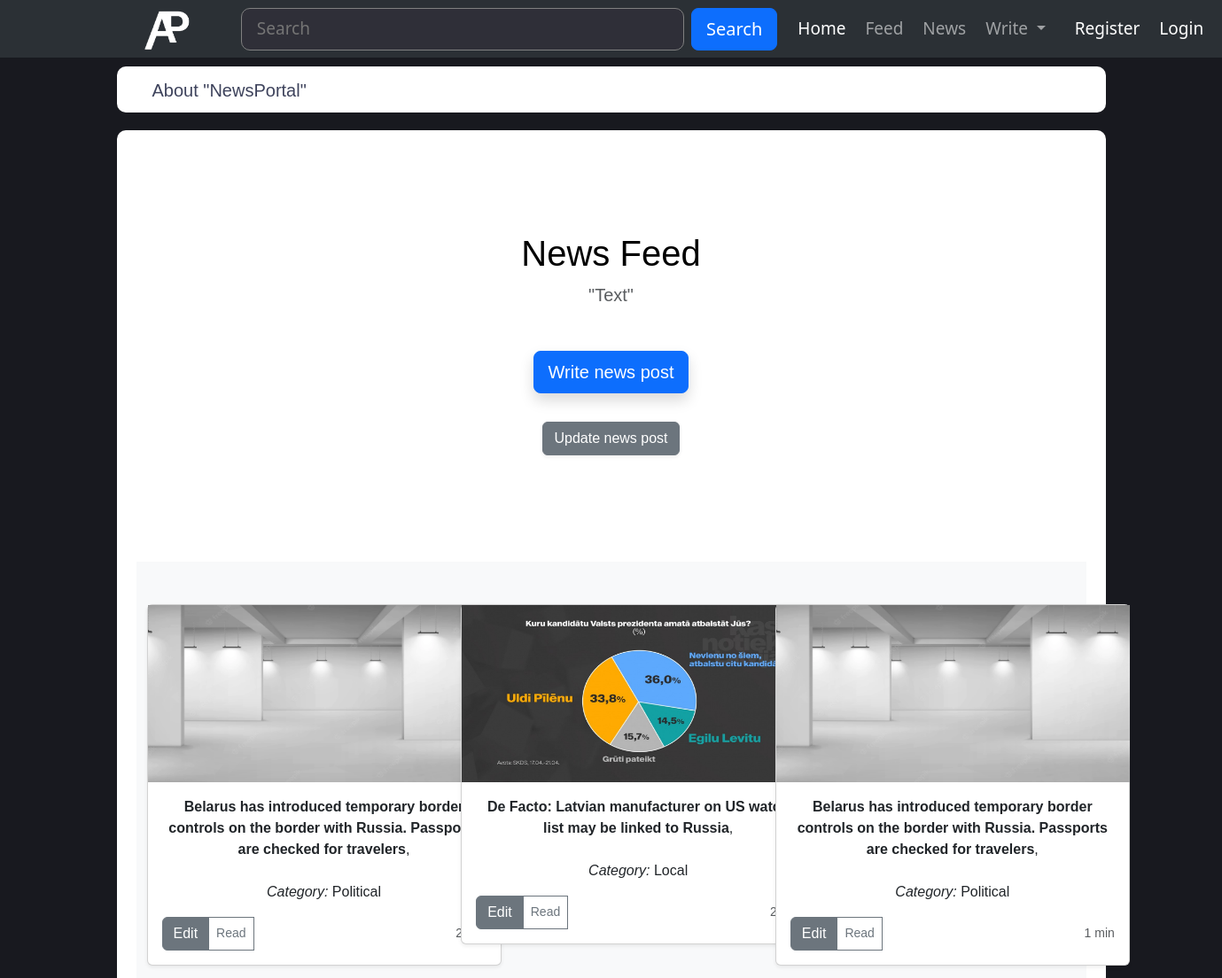
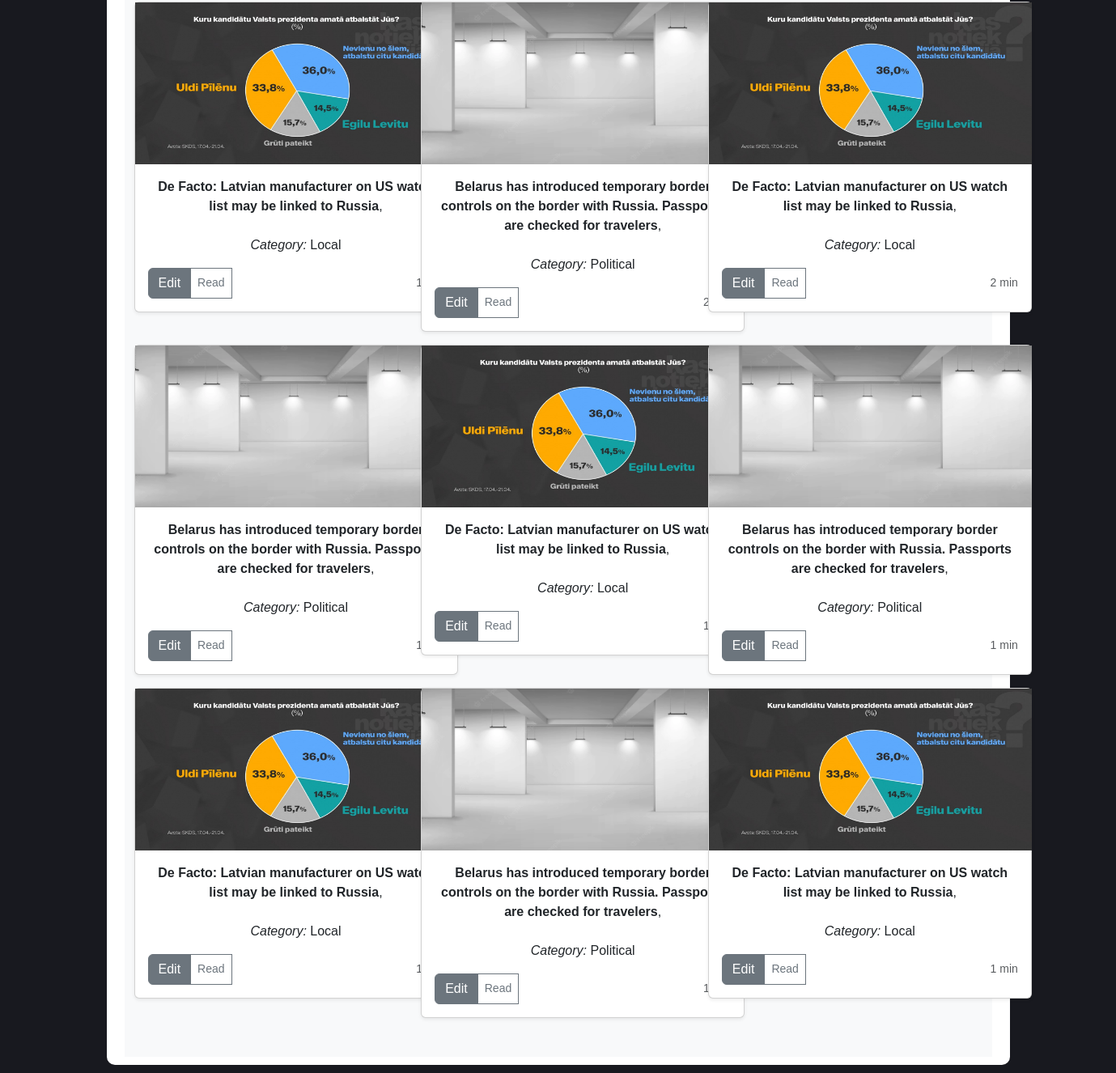
Screenshot of /news_portal_g1/home.php with the database file from the repository (2 pictures, top to bottom).
### tables this page shows
CREATE TABLE `news` (
  `n_id` int(11) NOT NULL,
  `n_title` varchar(255) NOT NULL,
  `n_category` varchar(255) NOT NULL,
  `n_content` varchar(10000) NOT NULL,
  `n_img` varchar(200) NOT NULL
);

### news_portal_g1/func.php (called while the page is built)
<?php
function get_news()
{
    $servername = "localhost";
    $database = "news_portal";
    $username = "root";
    $password = "";
    $conn = mysqli_connect($servername, $username, $password, $database);
    $news = mysqli_query($conn, "SELECT * FROM `news`");
    return mysqli_fetch_all($news, MYSQLI_ASSOC);
}

### news_portal_g1/home.php (the view, shortened to what this page needs)
<?php
include_once "header.php";
require_once 'func.php';
$news= get_news();
?>
  </head>
  <body>
              <div class="container  collum-main color-main">
                <div class="row align-items-start">
                  <div class="col">
                <div class="album-try">
                <h5><a href="about_us.php" class="no-decoration">About "NewsPortal"</a></h5>
                </div>
                    <div class="div1">
                        <div class="container text-center">
                            <div class="row align-items-start">
                              <div class="col">
                              <div class="row row-cols-1 row-cols-sm-2 row-cols-md-3 g-3">
                              <div class="container">
      <button class="navbar-toggler" type="button" data-bs-toggle="collapse" data-bs-target="#navbarHeader" aria-controls="navbarHeader" aria-expanded="false" aria-label="Toggle navigation">
        <span class="navbar-toggler-icon"></span>
      </button>
    </div>
  </div>
<main>
  <section class="py-5 text-center container">
    <div class="row py-lg-5">
      <div class="col-lg-6 col-md-8 mx-auto">
        <h1 class="fw-light">News Feed</h1>
        <p class="lead text-body-secondary">"Text"</p><br>
        <p>
         <button id="myBtn2" class="btn btn-primary my-2 shadow btn-lg">Write news post</button>
          <a href="#" class="btn btn-secondary my-2 shadow-sm">Update news post</a>
     </div>
  </div>
      </div>
    </div>
  <div class="album py-5 bg-body-tertiary">
    <div class="container">
      <div class="row row-cols-1 row-cols-sm-2 row-cols-md-3 g-3">
      <?php if(!empty($news)): ?>
      <?php foreach ($news as $newsItem): ?>
        <div class="col">
          <div class="card shadow-sm"shadow-sm>
          <img src="<?= $newsItem["n_img"]?>" width="399px" height="200px" xmlns="http://www.w3.org/2000/svg" role="img" aria-label="Placeholder: Thumbnail"
          preserveAspectRatio="xMidYMid slice" focusable="false"><title>Placeholder</title><rect width="100%" height="100%" fill="#55595c"/>
            <div class="card-body ">
            <p class="card-text"><b><?= $newsItem["n_title"]?></b>,<br><br> <i>Category:</i> <?=$newsItem["n_category"]?><br></p>
              <div class="d-flex justify-content-between align-items-center">
                <div class="btn-group">
                <a href="?cart=add&id=<?=$newsItem["n_id"]?>"class="btn btn-secondary"   data-id="<?=$newsItem["n_id"]?>">Edit</a>
                  <button type="button" id="myBtn" class="btn btn-sm btn-outline-secondary">Read</button>
                </div>
                <small class="text-body-secondary">2 min</small>
              </div>
            </div>
          </div>
        </div>
        <?php endforeach; ?>
        <?php endif; ?>
        <?php if(!empty($news)): ?>
      <?php foreach ($news as $newsItem): ?>
        <div class="col">
          <div class="card shadow-sm"shadow-sm>
          <img src="<?= $newsItem["n_img"]?>" width="399px" height="200px" xmlns="http://www.w3.org/2000/svg" role="img" aria-label="Placeholder: Thumbnail"
          preserveAspectRatio="xMidYMid slice" focusable="false"><title>Placeholder</title><rect width="100%" height="100%" fill="#55595c"/>
            <div class="card-body ">
            <p class="card-text"><b><?= $newsItem["n_title"]?></b>,<br><br> <i>Category:</i> <?=$newsItem["n_category"]?><br></p>
              <div class="d-flex justify-content-between align-items-center">
                <div class="btn-group">
                <a href="?cart=add&id=<?=$newsItem["n_id"]?>"class="btn btn-secondary"   data-id="<?=$newsItem["n_id"]?>">Edit</a>
                  <button type="button" id="myBtn" class="btn btn-sm btn-outline-secondary">Read</button>
                </div>
                <small class="text-body-secondary">1 min</small>
              </div>
            </div>
          </div>
        </div>
        <?php endforeach; ?>
        <?php endif; ?>
        <?php if(!empty($news)): ?>
      <?php foreach ($news as $newsItem): ?>
        <div class="col">
          <div class="card shadow-sm"shadow-sm>
          <img src="<?= $newsItem["n_img"]?>" width="399px" height="200px" xmlns="http://www.w3.org/2000/svg" role="img" aria-label="Placeholder: Thumbnail"
          preserveAspectRatio="xMidYMid slice" focusable="false"><title>Placeholder</title><rect width="100%" height="100%" fill="#55595c"/>
            <div class="card-body ">
            <p class="card-text"><b><?= $newsItem["n_title"]?></b>,<br><br> <i>Category:</i> <?=$newsItem["n_category"]?><br></p>
              <div class="d-flex justify-content-between align-items-center">
                <div class="btn-group">
                <a href="?cart=add&id=<?=$newsItem["n_id"]?>"class="btn btn-secondary"   data-id="<?=$newsItem["n_id"]?>">Edit</a>
                  <button type="button" id="myBtn" class="btn btn-sm btn-outline-secondary">Read</button>
                </div>
                <small class="text-body-secondary">2 min</small>
              </div>
            </div>
          </div>
        </div>
        <?php endforeach; ?>
        <?php endif; ?>
        <?php if(!empty($news)): ?>
      <?php foreach ($news as $newsItem): ?>
        <div class="col">
          <div class="card shadow-sm"shadow-sm>
          <img src="<?= $newsItem["n_img"]?>" width="399px" height="200px" xmlns="http://www.w3.org/2000/svg" role="img" aria-label="Placeholder: Thumbnail"
          preserveAspectRatio="xMidYMid slice" focusable="false"><title>Placeholder</title><rect width="100%" height="100%" fill="#55595c"/>
            <div class="card-body ">
            <p class="card-text"><b><?= $newsItem["n_title"]?></b>,<br><br> <i>Category:</i> <?=$newsItem["n_category"]?><br></p>
              <div class="d-flex justify-content-between align-items-center">
                <div class="btn-group">
                <a href="?cart=add&id=<?=$newsItem["n_id"]?>"class="btn btn-secondary"   data-id="<?=$newsItem["n_id"]?>">Edit</a>
                  <button type="button" id="myBtn" class="btn btn-sm btn-outline-secondary">Read</button>
                </div>
                <small class="text-body-secondary">1 min</small>
              </div>
            </div>
          </div>
        </div>
        <?php endforeach; ?>
        <?php endif; ?>
        <?php if(!empty($news)): ?>
      <?php foreach ($news as $newsItem): ?>
        <div class="col">
          <div class="card shadow-sm"shadow-sm>
          <img src="<?= $newsItem["n_img"]?>" width="399px" height="200px" xmlns="http://www.w3.org/2000/svg" role="img" aria-label="Placeholder: Thumbnail"
          preserveAspectRatio="xMidYMid slice" focusable="false"><title>Placeholder</title><rect width="100%" height="100%" fill="#55595c"/>
            <div class="card-body ">
            <p class="card-text"><b><?= $newsItem["n_title"]?></b>,<br><br> <i>Category:</i> <?=$newsItem["n_category"]?><br></p>
              <div class="d-flex justify-content-between align-items-center">
                <div class="btn-group">
                <a href="?cart=add&id=<?=$newsItem["n_id"]?>"class="btn btn-secondary"   data-id="<?=$newsItem["n_id"]?>">Edit</a>
                  <button type="button" id="myBtn" class="btn btn-sm btn-outline-secondary">Read</button>
                </div>
                <small class="text-body-secondary">1 min</small>
              </div>
            </div>
          </div>
        </div>
        <?php endforeach; ?>
        <?php endif; ?>
        <?php if(!empty($news)): ?>
      <?php foreach ($news as $newsItem): ?>
        <div class="col">
          <div class="card shadow-sm"shadow-sm>
          <img src="<?= $newsItem["n_img"]?>" width="399px" height="200px" xmlns="http://www.w3.org/2000/svg" role="img" aria-label="Placeholder: Thumbnail"
          preserveAspectRatio="xMidYMid slice" focusable="false"><title>Placeholder</title><rect width="100%" height="100%" fill="#55595c"/>
            <div class="card-body ">
            <p class="card-text"><b><?= $newsItem["n_title"]?></b>,<br><br> <i>Category:</i> <?=$newsItem["n_category"]?><br></p>
              <div class="d-flex justify-content-between align-items-center">
                <div class="btn-group">
                <a href="?cart=add&id=<?=$newsItem["n_id"]?>"class="btn btn-secondary"   data-id="<?=$newsItem["n_id"]?>">Edit</a>
                  <button type="button" id="myBtn" class="btn btn-sm btn-outline-secondary">Read</button>
                </div>
                <small class="text-body-secondary">1 min</small>
              </div>
            </div>
          </div>
        </div>
        <?php endforeach; ?>
        <?php endif; ?>
      </div>
  </body>
</html>

### news_portal_g1/header.php (style rules this page uses)
.collum-main { height: 100%; padding-bottom: 10px; background-color: #2e2c2c; color: #fff; }

### news_portal_g1/home.php (style rules this page uses)
body { background-color: rgb(24, 25, 31); }
.div1 { background-color: #fff; border-radius: 10px; margin-top: 20px; padding: 10px; color:black; font-family:Arial, Helvetica, sans-serif }
.card { width:400px; }
.album-try { border-radius: 10px; margin-top: 10px; padding-left: 40px; padding-right: 30px; padding-bottom: 5px; padding-top: 15px; text-decoration: none; background-color: #fff; color: black; font-family: Arial, Helvetica, sans-serif; display: block; }
.color-main { background-color: #18191f; }
.no-decoration { text-decoration: none; color: #3e435c; }

### rows the page displays
news: n_img (picture), n_title "Belarus has introduced temporary border controls on the border with Russia. Passports are checked for travelers", n_category "Political"
news: n_img (picture), n_title "De Facto: Latvian manufacturer on US watch list may be linked to Russia", n_category "Local"
